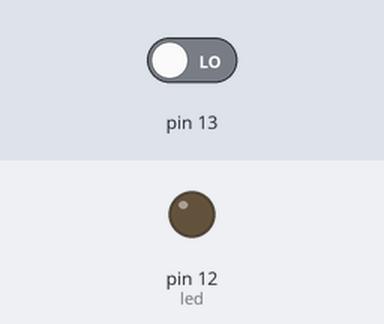
The sketch below on a simulated Arduino Uno, built with avr-gcc and run on an emulated ATmega328P. Shown: output pins drawn as LEDs (lit = HIGH). The inputs (shaded band) are chosen by the test bench; at power-on: pin 13 LOW.

Above: at 1.2 s.
1.3 s: pin 13 driven HIGH
At 2.5 s:
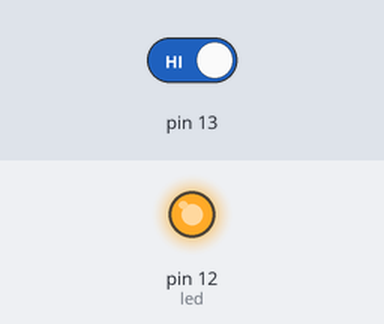
2.8 s: pin 13 driven LOW
At 3.6 s:
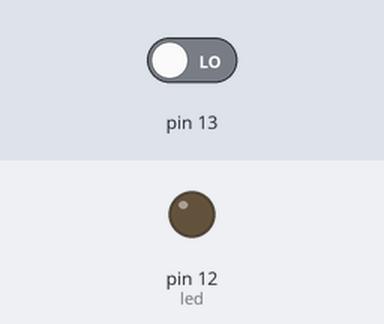
Timing chart, 0 to 5.8 s (numbered marks = the images above; inputs shaded):
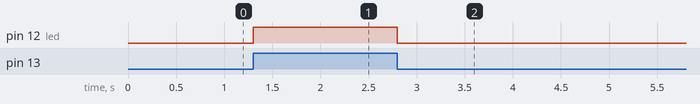

Measured:
- after the input at 1.3 s, pin 12 (led): LOW → HIGH at once
- after the input at 2.8 s, pin 12 (led): HIGH → LOW at once

The sketch:

SensorCasaDomotica.ino
```cpp
#include <infrarrojo.h>

infrarrojo estado(13);
int valor;
int led=12;
int led_estado;


void setup() {
  // put your setup code here, to run once:
pinMode(led,OUTPUT);
Serial.begin(9600);//velocidad
}

void loop() {
  // put your main code here, to run repeatedly:

led_estado = estado.lectura(valor);
if(led_estado==1){
  digitalWrite(led,HIGH);
}
else{
  digitalWrite(led,LOW);
}
delay(100);
}
```
